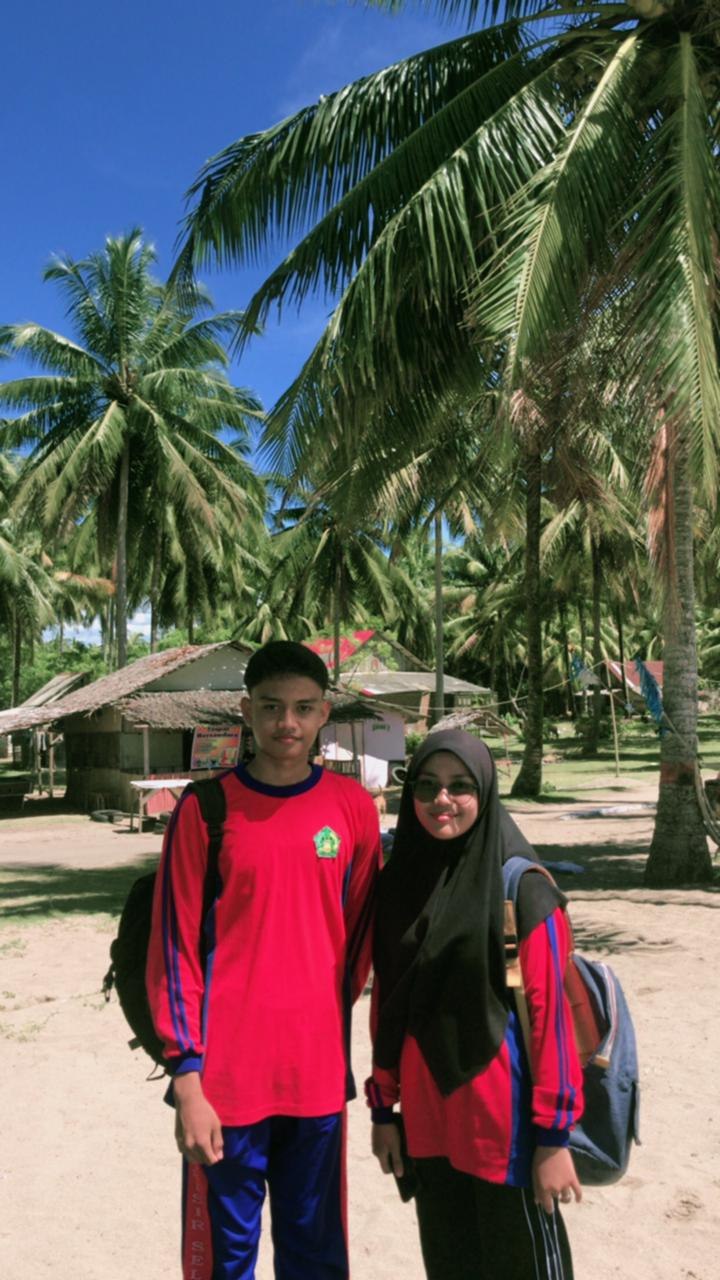
#> input picture photos/berdua/2022.jpg, 720 x 1280 px, given in place of 2026(1).jpeg, which was not available
$ python prep_berdua.py
#> lines starting #> are read from the running program, lines starting #| are printed output that depends on the picture; pictures that were not available may be replaced by others from this repository, and a replacement may not be noted
"""Convert HEIC year photos to JPG and merge 2026 LDR pair into one frame."""
from pathlib import Path
from PIL import Image
import pillow_heif

pillow_heif.register_heif_opener()
#> (this line was passed over: pillow_heif is not available in this run)

src = Path("photos/berdua")

def fix_orient(im):
    """Honor EXIF orientation so portrait HEIC doesn't end up sideways."""
    try:
        return Image.open(im) if False else ImageOps_exif(im)
    except Exception:
        return im

# safer EXIF handling
from PIL import ImageOps
def open_and_orient(p):
    im = Image.open(p)
#> im is the input picture: PIL image 720x1280 RGB; mean R, G, B 100.2, 93.3, 89.2
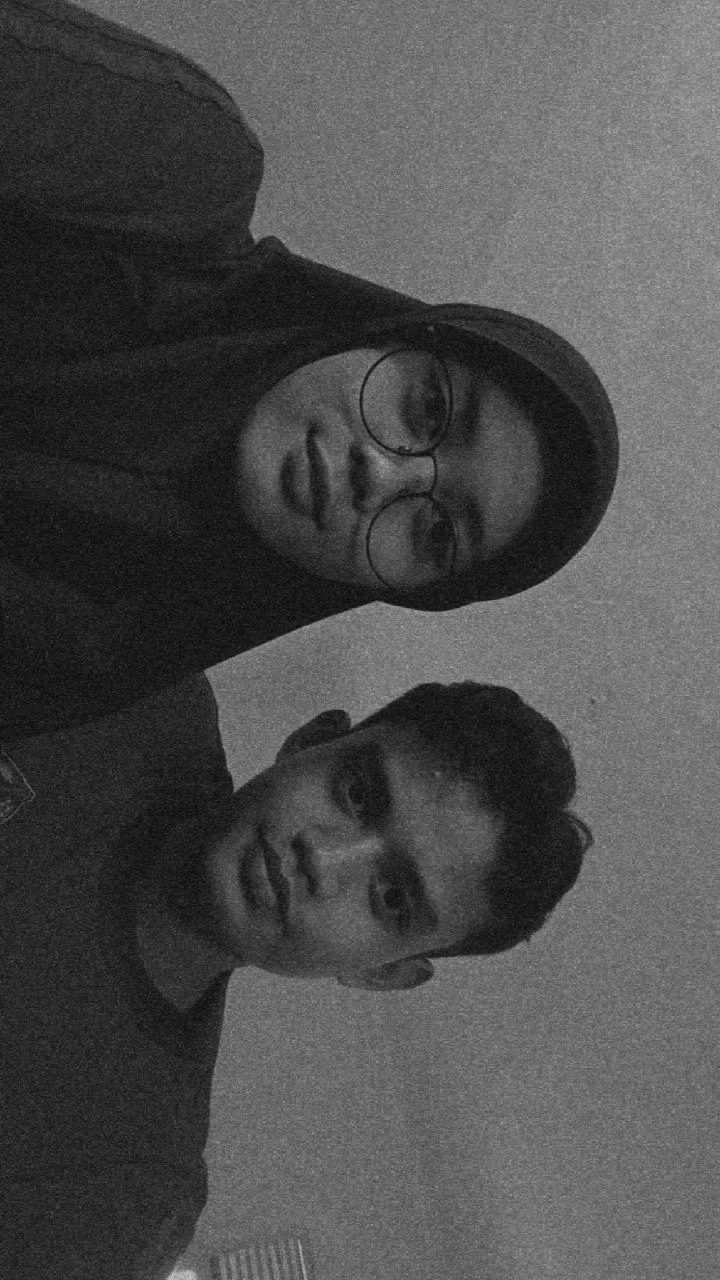
#> input picture photos/berdua/2023.webp, 720 x 1280 px, given in place of 2026(2).jpeg, which was not available
#> in open_and_orient, im is the input picture: PIL image 720x1280 RGB; mean R, G, B 76.6, 76.6, 76.6
    try:
        im = ImageOps.exif_transpose(im)
    except Exception:
        pass
    return im.convert("RGB")

# 1. HEIC -> JPG
for heic, out in [("2024.HEIC", "2024.jpg"), ("2025 (1).HEIC", "2025.jpg")]:
    p = src / heic
    if p.exists():
        im = open_and_orient(p)
        im.save(src / out, "JPEG", quality=88)
        print(f"converted {heic} -> {out}  size={im.size}")

# 2. Merge 2026(1) + 2026(2) side-by-side into one polaroid (4:5 portrait)
def cover_fit(im, w, h):
#> called with w = 397, h = 1000
    iw, ih = im.size
#> iw = 720; ih = 1280
    target_ratio = w / h
    src_ratio   = iw / ih
#> src_ratio = 0.562
    if src_ratio > target_ratio:
        new_w = int(ih * target_ratio)
#> new_w = 508
        x = (iw - new_w) // 2
#> x = 106
        im = im.crop((x, 0, x + new_w, ih))
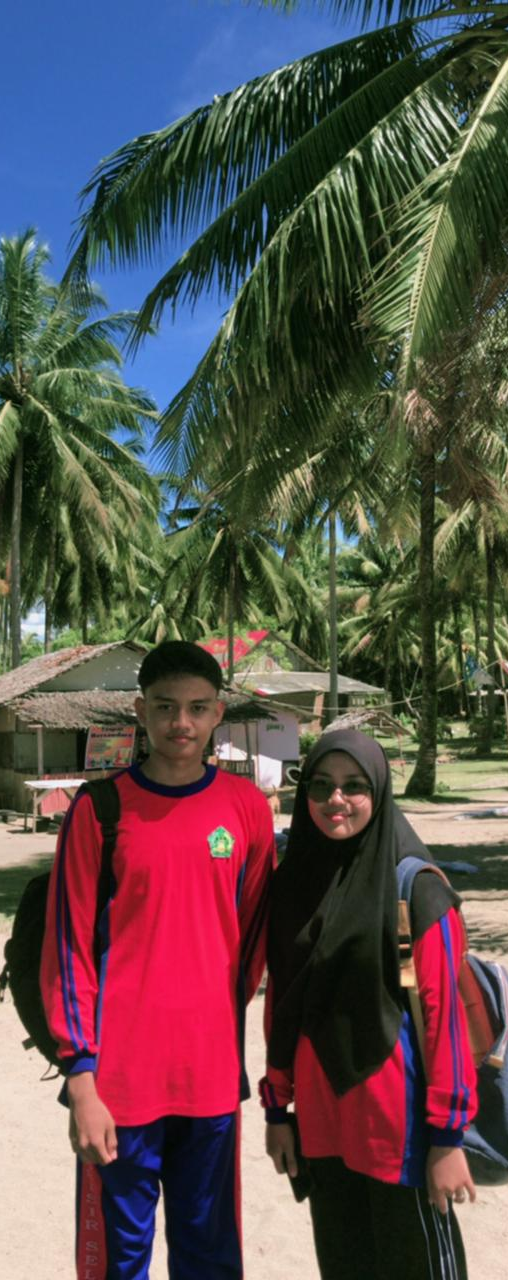
#> im: PIL image 508x1280 RGB; mean R, G, B 89.9, 78.1, 76.4
    else:
        new_h = int(iw / target_ratio)
        y = (ih - new_h) // 2
        im = im.crop((0, y, iw, y + new_h))
    return im.resize((w, h), Image.LANCZOS)

TARGET = (800, 1000)   # 4:5
GAP    = 6             # cream divider between the two halves
GAP_C  = (246, 231, 221)

half_w = (TARGET[0] - GAP) // 2
a = open_and_orient(src / "2026(1).jpeg")
b = open_and_orient(src / "2026(2).jpeg")

canvas = Image.new("RGB", TARGET, GAP_C)
canvas.paste(cover_fit(a, half_w, TARGET[1]), (0, 0))
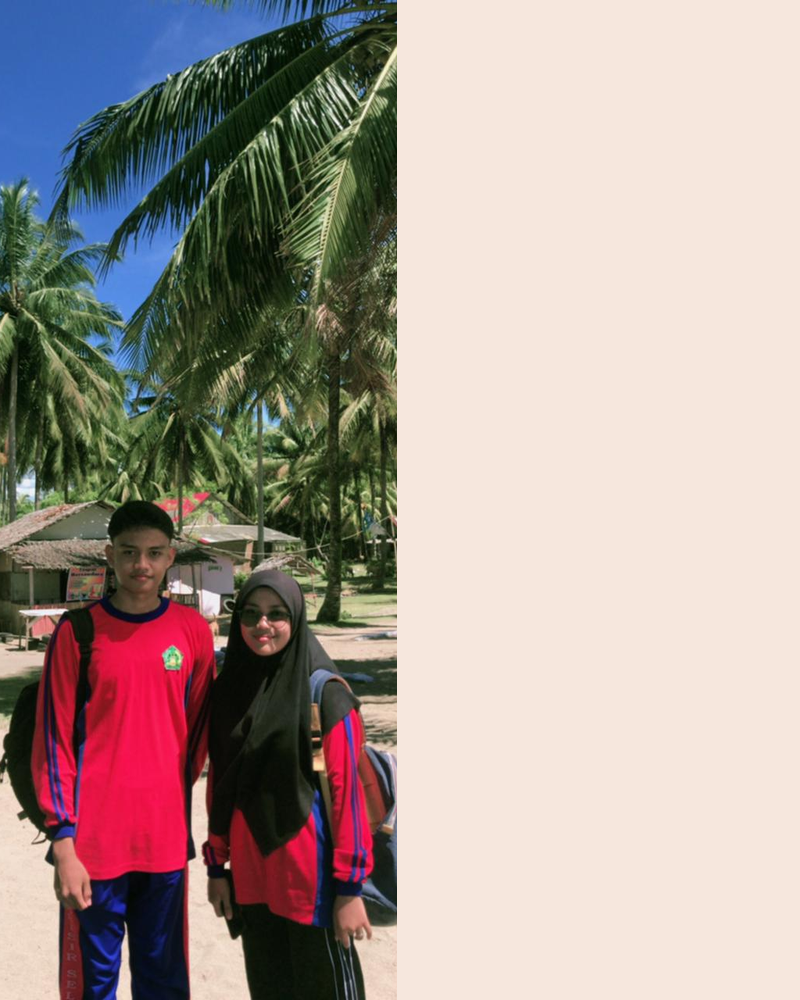
#> canvas: PIL image 800x1000 RGB; mean R, G, B 168.5, 155.1, 149.2
canvas.paste(cover_fit(b, half_w, TARGET[1]), (half_w + GAP, 0))
#> call 2 of cover_fit, with w = 397, h = 1000
#> in cover_fit (call 2), `im = im.crop((x, 0, x + new_w, ih))`:
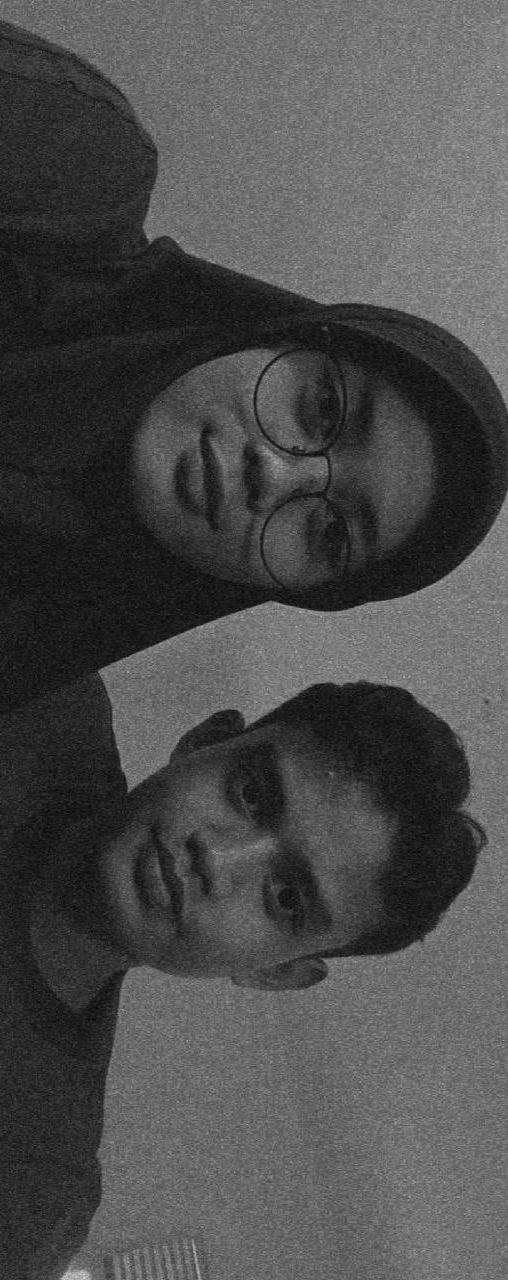
#> im: PIL image 508x1280 RGB; mean R, G, B 75.7, 75.7, 75.7
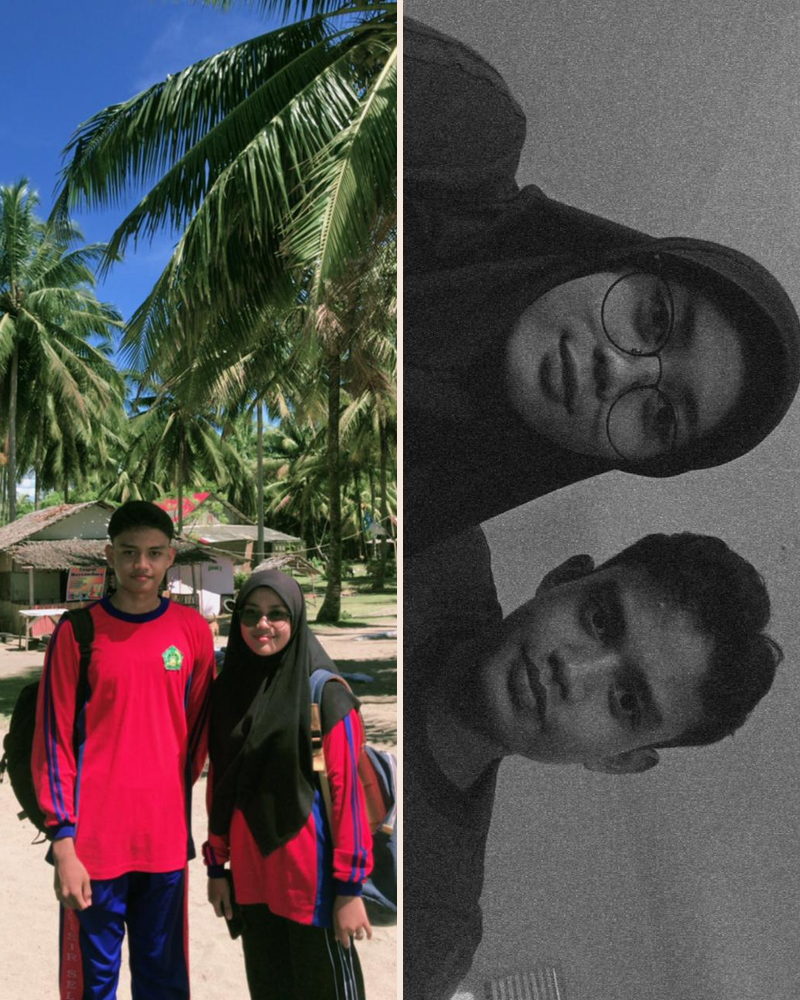
#> canvas: PIL image 800x1000 RGB; mean R, G, B 84, 78.1, 77.1
canvas.save(src / "2026.jpg", "JPEG", quality=88)
print(f"merged 2026.jpg  size={canvas.size}")
#| merged 2026.jpg  size=(800, 1000)
print("done")
